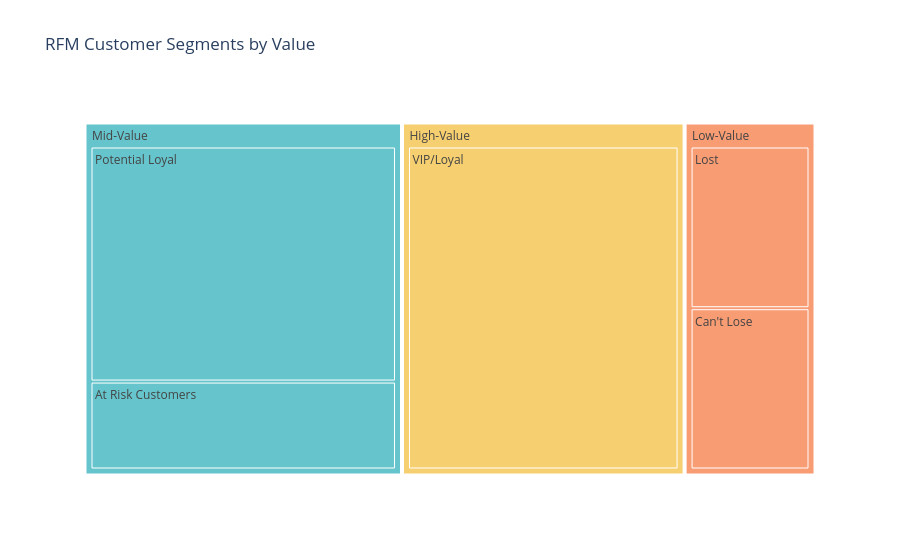

Notebook source saved alongside this figure:
### Code cell
# Create the treemap
fig_treemap_segment_product = px.treemap(segment_product_counts,
                                            path=['RFM_Segment_Label', 'RFM_Customer_Segments'],
                                            values='Count',
                                            color='RFM_Segment_Label',
                                            color_discrete_sequence=px.colors.qualitative.Pastel,
                                            title='RFM Customer Segments by Value')

# Display the treemap
fig_treemap_segment_product.show()
fig_treemap_segment_product.write_image('rfm_segments_treemap.png', scale=2)

### Figure 1 — Plotly figure (JSON) as saved in the notebook; plotly's stock layout.template omitted (floating-point values rounded to 4 significant figures)
{"data": [{"branchvalues": "total", "customdata": [["Mid-Value"], ["Mid-Value"], ["High-Value"], ["Low-Value"], ["Low-Value"], ["High-Value"], ["Low-Value"], ["Mid-Value"]], "domain": {"x": [0, 1], "y": [0, 1]}, "hovertemplate": "labels=%{label}<br>Count=%{value}<br>parent=%{parent}<br>id=%{id}<br>RFM_Segment_Label=%{customdata[0]}<extra></extra>", "ids": ["Mid-Value/At Risk Customers", "Mid-Value/Potential Loyal", "High-Value/VIP/Loyal", "Low-Value/Can't Lose", "Low-Value/Lost", "High-Value", "Low-Value", "Mid-Value"], "labels": ["At Risk Customers", "Potential Loyal", "VIP/Loyal", "Can't Lose", "Lost", "High-Value", "Low-Value", "Mid-Value"], "marker": {"colors": ["rgb(102, 197, 204)", "rgb(102, 197, 204)", "rgb(246, 207, 113)", "rgb(248, 156, 116)", "rgb(248, 156, 116)", "rgb(246, 207, 113)", "rgb(248, 156, 116)", "rgb(102, 197, 204)"]}, "name": "", "parents": ["Mid-Value", "Mid-Value", "High-Value", "Low-Value", "Low-Value", "", "", ""], "type": "treemap", "values": [517, 1382, 1690, 391, 392, 1690, 783, 1899]}], "layout": {"legend": {"tracegroupgap": 0}, "title": {"text": "RFM Customer Segments by Value"}, "treemapcolorway": ["rgb(102, 197, 204)", "rgb(246, 207, 113)", "rgb(248, 156, 116)", "rgb(220, 176, 242)", "rgb(135, 197, 95)", "rgb(158, 185, 243)", "rgb(254, 136, 177)", "rgb(201, 219, 116)", "rgb(139, 224, 164)", "rgb(180, 151, 231)", "rgb(179, 179, 179)"]}}
